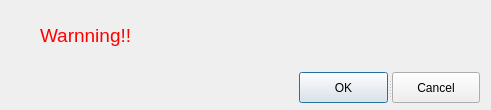
<?xml version="1.0" encoding="UTF-8"?>
<ui version="4.0">
 <class>Dialog</class>
 <widget class="QDialog" name="Dialog">
  <property name="geometry">
   <rect>
    <x>0</x>
    <y>0</y>
    <width>491</width>
    <height>110</height>
   </rect>
  </property>
  <property name="windowTitle">
   <string>Dialog</string>
  </property>
  <widget class="QLabel" name="label">
   <property name="geometry">
    <rect>
     <x>40</x>
     <y>20</y>
     <width>411</width>
     <height>31</height>
    </rect>
   </property>
   <property name="text">
    <string>&lt;html&gt;&lt;head/&gt;&lt;body&gt;&lt;p&gt;&lt;span style=&quot; font-size:14pt; color:#ff0000;&quot;&gt;Warnning!!&lt;/span&gt;&lt;/p&gt;&lt;/body&gt;&lt;/html&gt;</string>
   </property>
  </widget>
  <widget class="QSplitter" name="splitter">
   <property name="geometry">
    <rect>
     <x>299</x>
     <y>72</y>
     <width>181</width>
     <height>31</height>
    </rect>
   </property>
   <property name="orientation">
    <enum>Qt::Horizontal</enum>
   </property>
   <widget class="QPushButton" name="pushButton">
    <property name="text">
     <string>OK</string>
    </property>
   </widget>
   <widget class="QPushButton" name="pushButton_2">
    <property name="text">
     <string>Cancel</string>
    </property>
   </widget>
  </widget>
 </widget>
 <resources/>
 <connections/>
</ui>
